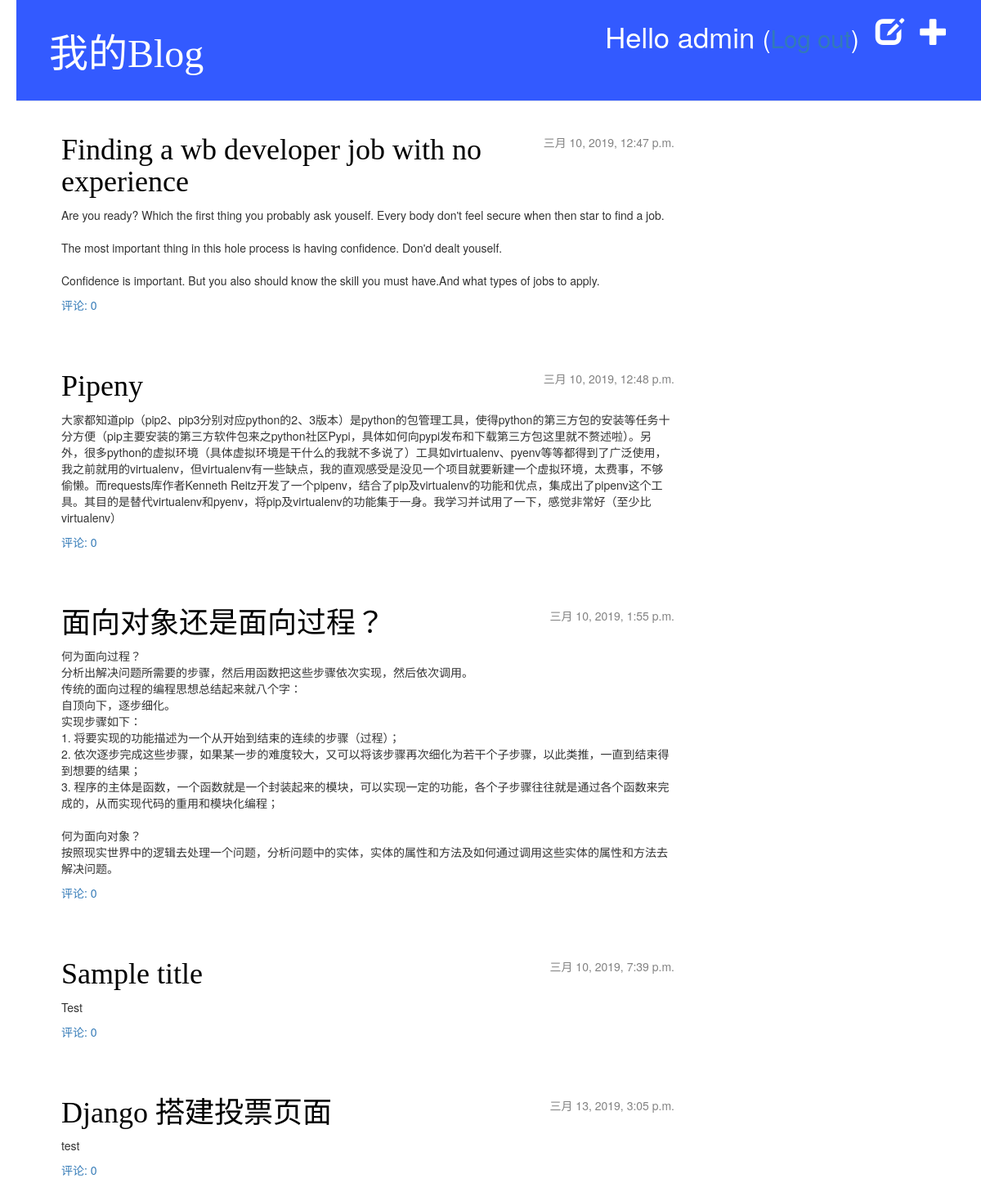
The app's page / (signed in) with its own data.
### myblog/models.py (models this page shows, shortened)
class Post(models.Model):
    author = models.ForeignKey('auth.User', on_delete=models.CASCADE)
    title = models.CharField(max_length=200)
    text = models.TextField()
    created_date = models.DateTimeField(default=timezone.now)
    published_date = models.DateTimeField(blank=True, null=True)
    def approved_comments(self):
        return self.comments.filter(approved_comment=True)

### myblog/views.py (the view)
# urls.py: url(r'^$', views.post_list, name='post_list'),
def post_list(request):
    posts = Post.objects.filter(published_date__lte=timezone.now()).order_by('published_date')
    return render(request, 'blog/post_list.html', {'posts': posts})

### myblog/templates/blog/post_list.html
{% extends 'blog/base.html' %}
{% block content %}
    {% for post in posts %}
        <div class="post">
            <div class="date">
                {{ post.published_date }}
            </div>
            <h1><a href="{% url 'post_detail' pk=post.pk %}">{{ post.title }}</a></h1>
            <p>{{ post.text|linebreaksbr }}</p>
            <a href="{% url 'post_detail' pk=post.pk %}">评论: {{ post.approved_comments.count }}</a>
        </div>
    {% endfor %}
{% endblock %}

### myblog/templates/blog/base.html (shortened to what this page needs)
{% load staticfiles %}
<html>
    <head>
        <link rel="stylesheet" href="//maxcdn.bootstrapcdn.com/bootstrap/3.2.0/css/bootstrap-theme.min.css">
        <link rel="stylesheet" href="//maxcdn.bootstrapcdn.com/bootstrap/3.2.0/css/bootstrap.min.css">
        <link rel="stylesheet" href="{% static 'css/blog.css' %}">
    </head>
    <body>
        <div class="page-header">
            {% if user.is_authenticated %}
                <a href="{% url 'post_new' %}" class="top-menu"><span class="glyphicon glyphicon-plus"></span></a>
                <a href="{% url 'post_draft_list' %}" class="top-menu"><span class="glyphicon glyphicon-edit"></span></a>
                <p class="top-menu">Hello {{ user.username }} <small>(<a href="{% url 'logout' %}">Log out</a>)</small></p>
            {% else %}
                <a href="{% url 'login' %}" class="top-menu"><span class="glyphicon glyphicon-lock"></span></a>
            {% endif %}
            <h1><a href="/">我的Blog</a></h1>
        </div>
        <div class="content container">
            <div class="row">
                <div class="col-md-8">
                {% block content %}
                {% endblock %}
                </div>
            </div>
        </div>
    </body>
</html>

### myblog/static/css/blog.css (style rules this page uses)
h1 a { color: #df84c1; font-family: 'Lantinghei SC'; }
body { padding-left: 20px; }
.page-header { background-color: #335aff; margin-top: 0; padding: 20px 20px 20px 40px; }
.page-header h1, .page-header h1 a, .page-header h1 a:visited, .page-header h1 a:active { color: #ffffff; font-size: 36pt; text-decoration: none; }
.content { margin-left: 40px; }
h1, h2, h3, h4 { font-family: 'Lobster', cursive; }
.date { float: right; color: #828282; }
.top-menu, .top-menu:hover, .top-menu:visited { color: #ffffff; float: right; font-size: 26pt; margin-right: 20px; }
.post { margin-bottom: 70px; }
.post h1 a, .post h1 a:visited { color: #000000; }

### records on screen
Post: published_date "三月 10, 2019, 12:47 p.m.", title "Finding a wb developer job with no experience", text "Are you ready? Which the first thing you probably ask youself. Every body don't feel secure when then star to find a job. The most important thing in this hole process is having confidence. Don'd dealt youself. Confidence is important. But you also should know the skill you must have.And what types of jobs to apply.", approved_comments.count "0"
Post: published_date "三月 10, 2019, 12:48 p.m.", title "Pipeny", text "大家都知道pip（pip2、pip3分别对应python的2、3版本）是python的包管理工具，使得python的第三方包的安装等任务十分方便（pip主要安装的第三方软件包来之python社区Pypi，具体如何向pypi发布和下载第三方包这里就不赘述啦）。另外，很多python的虚拟环境（具体虚拟环境是干什么的我就不多说了）工具如virtualenv、pyenv等等都得到了广泛使用，我之前就用的virtualenv，但virtualenv有一些缺点，我的直观感受是没见一个项目就要新建一个虚拟环境，太费事，不够偷懒。而requests库作者Kenneth Reitz开发了一个pipenv，结合了pip及virtualenv的功能和优点，集成出了pipenv这个工具。其目的是替代virtualenv和pyenv，将pip及virtualenv的功能集于一身。我学习并试用了一下，感觉非常好（至少比virtualenv）", approved_comments.count "0"
Post: published_date "三月 10, 2019, 1:55 p.m.", title "面向对象还是面向过程？", text "何为面向过程？ 分析出解决问题所需要的步骤，然后用函数把这些步骤依次实现，然后依次调用。 传统的面向过程的编程思想总结起来就八个字： 自顶向下，逐步细化。 实现步骤如下： 1. 将要实现的功能描述为一个从开始到结束的连续的步骤（过程）； 2. 依次逐步完成这些步骤，如果某一步的难度较大，又可以将该步骤再次细化为若干个子步骤，以此类推，一直到结束得到想要的结果； 3. 程序的主体是函数，一个函数就是一个封装起来的模块，可以实现一定的功能，各个子步骤往往就是通过各个函数来完成的，从而实现代码的重用和模块化编程； 何为面向对象？ 按照现实世界中的逻辑去处理一个问题，分析问题中的实体，实体的属性和方法及如何通过调用这些实体的属性和方法去解决问题。", approved_comments.count "0"
Post: published_date "三月 10, 2019, 7:39 p.m.", title "Sample title", text "Test", approved_comments.count "0"
Post: published_date "三月 13, 2019, 3:05 p.m.", title "Django 搭建投票页面", text "test", approved_comments.count "0"

### other values on screen
{{ user.username }} "admin"
